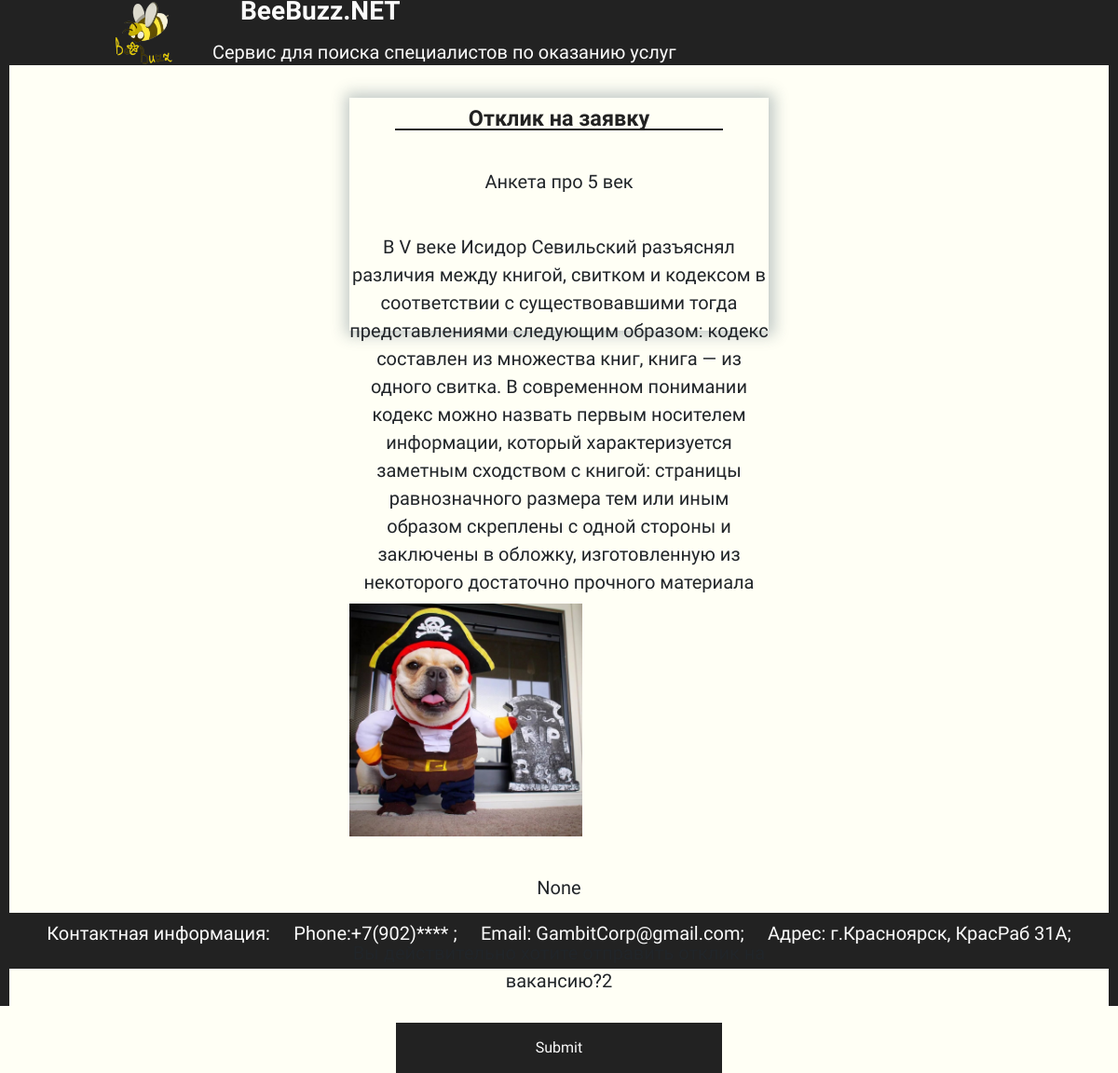
The page /ankets/2/ on the database its author committed.
### main/models.py (models this page shows, shortened)
class Anketa(models.Model):
    Tittle = models.CharField('Название анкеты',max_length=100)
    Text = models.TextField('Текст анкеты',max_length=1000)
    Photo = models.ImageField('Фотография',upload_to="photos/%Y/%m/%d/")
    Lang_cat = models.ForeignKey('Lang_categori',on_delete=models.CASCADE,verbose_name="Язык программирования")
    Author = models.ForeignKey(User, on_delete=models.CASCADE,blank=True, verbose_name="Автор анкеты",null=True)
    Place = models.CharField('Место оказания услуг', max_length=100,null=True)
    Price = models.CharField('Стоимость оказания услуг',max_length=100,null=True)
    Time = models.CharField('Сроки оказания услуг',max_length=50,null=True)
    class Meta:
        verbose_name = "Анкеты пользователей"
        verbose_name_plural = "Анкеты пользователей"
        ordering = ['Tittle']

### main/views.py (the view)
# urls.py: path('ankets/<int:anket_id>/', show_anket, name='ankets'),
def show_anket(request,anket_id):
    context = {
        'anket_id': anket_id
    }
    anketas = Anketa.objects.all()
    if request.method == 'POST':
        form = OtklForm(request.POST)
        if form.is_valid():
            instance = form.save(commit=False)
            instance.Otkl_User = request.user
            instance.Anketa = Anketa.objects.get(id=anket_id)
            instance.save()
            return render(request, 'main/form2.html')
    else:
        form = OtklForm()
    return render(request,'main/fullInfoAnketa.html', {'form': form,'anket_id': anket_id,'anketas':anketas} )

### main/forms.py
class OtklForm(forms.ModelForm):
    class Meta:
        model = Otkl
        fields = ['Otkl_User','Anketa']
        widgets = {
            "Anketa": TextInput(attrs={
                'class': 'vvod',
                'type': 'text',
                'placeholder': 'Введите номер анкеты',
                'id': 'anketa_tittle',
                'autocomplete': 'anketa_tittle'
            }),
        }

### main/templates/main/fullInfoAnketa.html (shortened to what this page needs)
{% load static %}
{% load auth_extras %}
<!DOCTYPE html>
<html lang="ru">
<head>
    <link rel="stylesheet" href="libs/bootstrap-reboot.min.css">
    <link rel="stylesheet" href="libs/bootstrap-grid.min.css">
    <link rel="stylesheet" href="{% static 'main/css/form.css' %}">
</head>
<body>
    <header>
        <div class="logo">
            <table>
                <tr>
                    <td>
                        <a href="{% url 'start' %}"><img src="{% static 'main/images/startsheet_2.png' %}" id="logotip" alt="" width="70" /></a>
                    </td>
                    <td>
                        <div class="namelogo"><label>BeeBuzz.NET</label></div>
                        <div class="namelogo2"><label>Сервис для поиска специалистов по оказанию услуг</label></div>
                    </td>
                </tr>
            </table>
        </div>
    </header>
    <nav class="reg">
		<div class="register">
			<nav class="beebuzz" align="center" style="margin-top: 30px;">
				<div class="beebuzz_name" >
					<h1>Отклик на заявку</h1>
				</div>
			</nav>
			<hr style="border: 1px solid #222222; width: 350px; margin-top: -15px;">
            {% for el in anketas %}
                {% if el.id == anket_id %}
                        <label class="otpr">{{el.Tittle}}</label>
                        <label class="otpr">{{el.Text}}</label>
                        <img src="{{el.Photo.url}}" width="250">
                        <label class="otpr">{{el.Price}}</label>
                {% endif %}
            {% endfor %}
            <label class="otpr">Вы действительно хотите отправить отклик на вакансию?{{anket_id}}</label>
            <form id = "form-group" method="post" enctype="multipart/form-data" >
                <p><input class="button-reg" type="submit"></p>
            </form>
        </div>
    </nav>
    <div class="podval" valign="bottom" style="margin-top: 625px;">
        <p> Контактная информация: &emsp;Phone:+7(902)**** ; &emsp;Email: GambitCorp@gmail.com; &emsp;Адрес: г.Красноярск, КрасРаб 31А; </p>
    </div>
</body>
</html>

### main/static/main/css/form.css (style rules this page uses)
body { margin: 0; background-color: rgb(255, 255, 245); font-family: 'Sofia Sans Condensed', sans-serif; border-left: 10px solid #222222; border-right: 10px solid #222222; height: 1080px; }
.otpr { text-align: center; margin-top: 40px; display: block; font-size: 20px; }
.beebuzz_name { color: #222222; text-align: center; vertical-align: middle; font-size: 16px; margin-bottom: -20px; margin: auto; width: 450px; text-align: center; padding-top: 5px; font-size: 20px; }
.register { margin: auto; margin-top: 35px; left: 50%; top: 50%; width: 450px; height: 250px; -webkit-box-shadow: 1px 0px 15px 5px rgba(34, 60, 80, 0.28); -moz-box-shadow: 1px 0px 15px 5px rgba(34, 60, 80, 0.28); box-shadow: 1px 0px 15px 5px rgba(34, 60, 80, 0.28) }
.button-reg { font-size: 16px; text-align: center; display: block; margin: auto; left: 50%; top: 50%; padding: 15px 35px; border: none; background: #222222; margin-bottom: -30px; margin-top: 30px; color:#fbfbfb; width: 350px; }
.podval { display: block; background-color: #222222; margin: 0 auto; font-size: 20px; color: #fbfbfb; text-align: center; padding: 7px; }
#logotip { margin-left: 100px; }
.namelogo { font-size: 28px; margin-left: 65px; font-weight: bold; color: #fbfbfb; }
.namelogo2 { font-size: 20px; margin-left: 35px; color: #fbfbfb; }
header { display: flex; justify-content: space-between; align-items: center; background-color: #222222; padding: 10px; width: auto; height: 70px; }

### rows shown on the page
Anketa: Tittle "Анкета про 5 век", Text "В V веке Исидор Севильский разъяснял различия между книгой, свитком и кодексом в соответствии с существовавшими тогда представлениями следующим образом: кодекс составлен из множества книг, книга — из одного свитка. В современном понимании кодекс можно назвать первым носителем информации, который характеризуется заметным сходством с книгой: страницы равнозначного размера тем или иным образом скреплены с одной стороны и заключены в обложку, изготовленную из некоторого достаточно прочного материала", Photo (picture), Price "None"

### other values the page prints
{{ anket_id }} "2"
